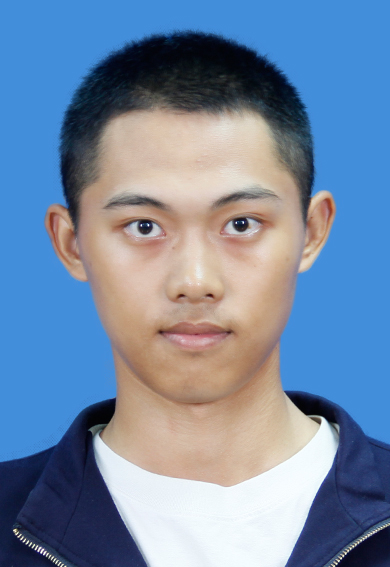
%> input picture P图区/证件picture.jpg, 390 x 567 px
$ octave '打开文件浏览器神操作！MATLAB实现五种边缘检测例程.m'   (GNU Octave 9; MATLAB toolbox functions it lacks are replaced by stand-ins)
%> lines starting %> are read from the running program, lines starting %| are printed output that depends on the picture; in (x1, y1, x2, y2) boxes, pixels count from 0 and x2, y2 are one past the last pixel; in counts of white or black regions, pixels touching at a corner belong together; the program's own positions count from 1
%MATLAB实现五种边缘检测https://blog.csdn.net/weixin_40202230/article/details/78323404
%常用的边缘检测算法有拉普拉斯边缘检测算法、Robert边缘检测算子、Sobel边缘检测算子、Prewitt边缘检测算子、Canny边缘检测算子。

[filename,pathname]=uigetfile({'*.jpg';'*bmp';'*gif'},'选择原图片');%神操作！！！！
%> the answer given: 证件picture.jpg
I = imread([pathname,filename]);
%> I is the input picture: size 567x390x3 uint8; mean R, G, B 115.9, 137.3, 165
I=rgb2gray(I);
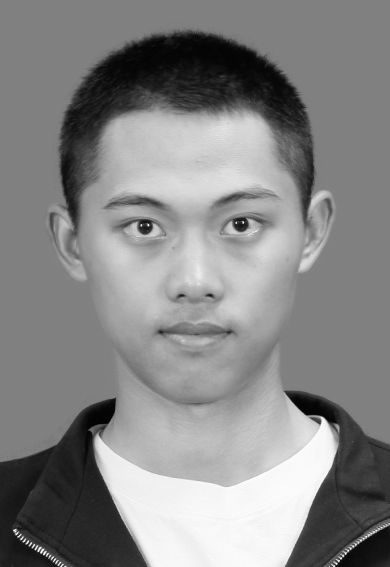
%> I: size 567x390 uint8; min 2, max 255, mean 134.1

%五种边缘检测
figure('Name','进行五种边缘检测');
subplot(2,3,1);
imshow(I);
title('原图');

BW1=edge(I,'Roberts',0.16);
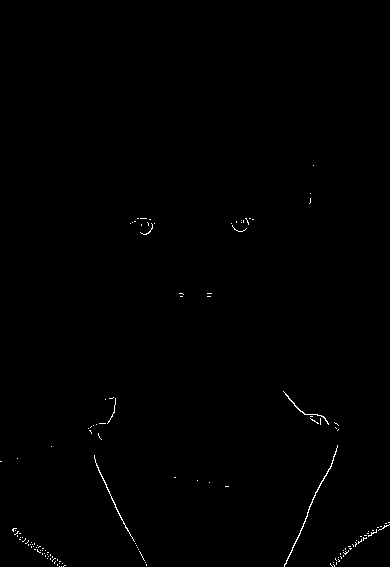
%> BW1: size 567x390 logical; 0.37% white in thin lines or dots, all inside (x1, y1, x2, y2) = (0, 165, 390, 567)
subplot(2,3,2);
imshow(BW1);
title('Robert算子边缘检测')

BW2=edge(I,'Sobel',0.16);
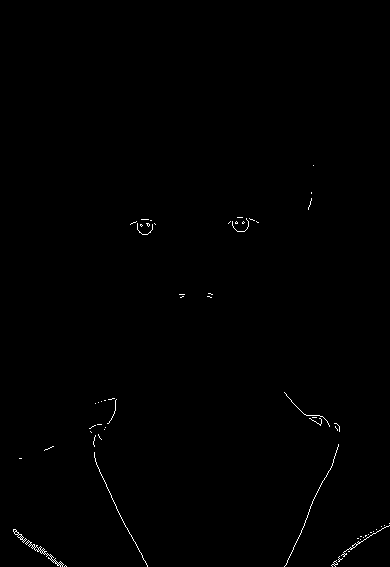
%> BW2: size 567x390 logical; 0.38% white in thin lines or dots, all inside (x1, y1, x2, y2) = (13, 165, 390, 567)
subplot(2,3,3);
imshow(BW2);
title('Sobel算子边缘检测')

BW3=edge(I,'Prewitt',0.06);
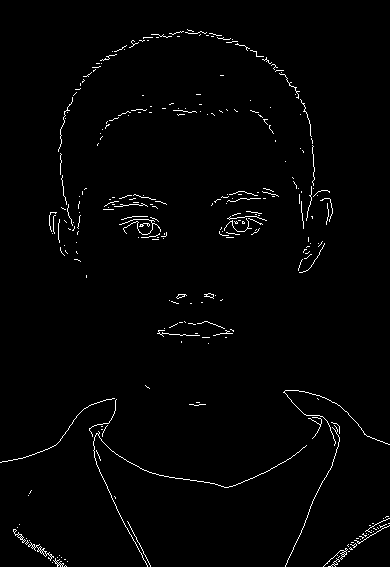
%> BW3: size 567x390 logical; 1.6% white in thin lines or dots
subplot(2,3,4);
imshow(BW3);
title('Prewitt算子边缘检测');

BW4=edge(I,'LOG',0.012);
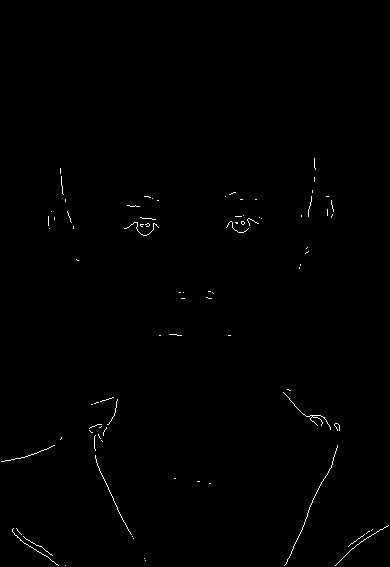
%> BW4: size 567x390 logical; 0.45% white in thin lines or dots, all inside (x1, y1, x2, y2) = (1, 158, 389, 566)
subplot(2,3,5);
imshow(BW4);
title('LOG算子边缘检测')

BW5=edge(I,'Canny',0.35);
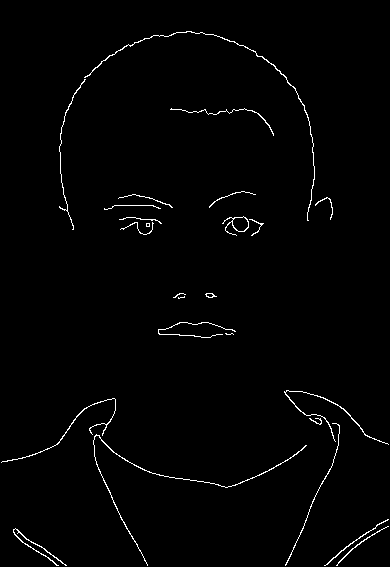
%> BW5: size 567x390 logical; 1.3% white in thin lines or dots
subplot(2,3,6);
imshow(BW5);

title('Canny算子边缘检测')
